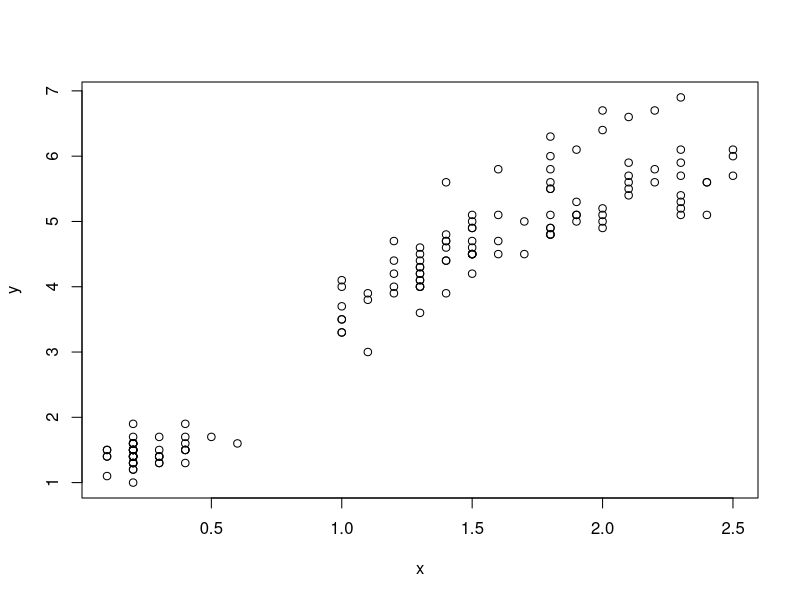
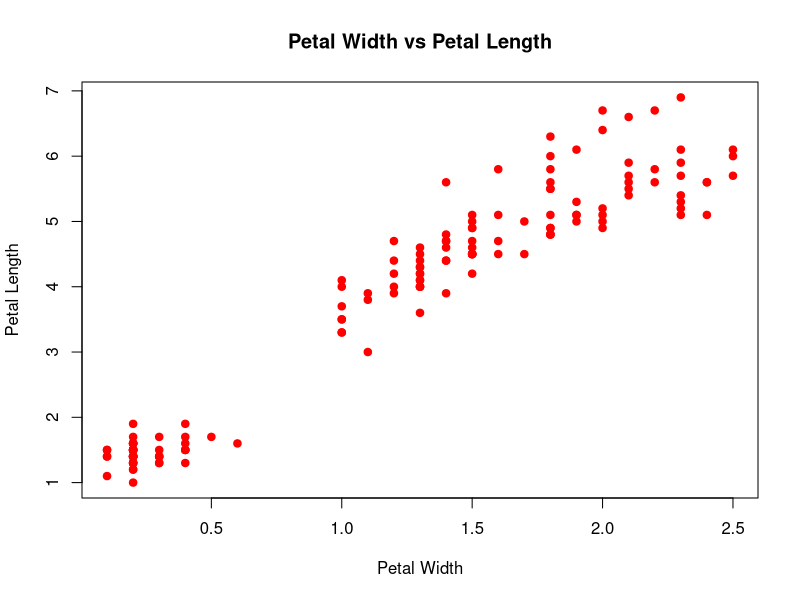
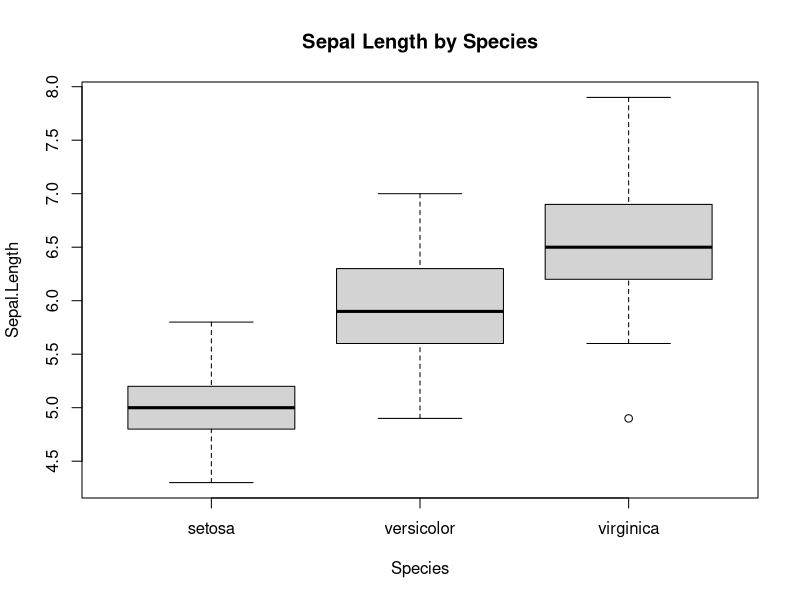
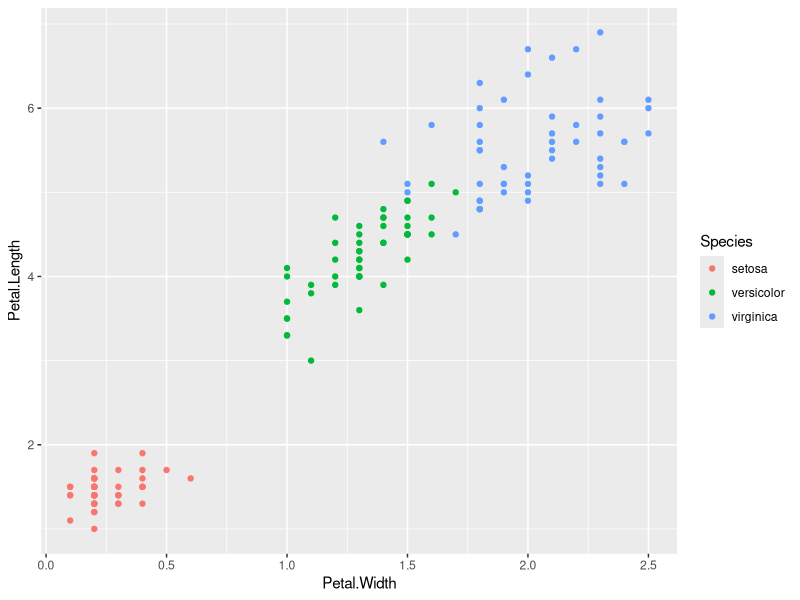
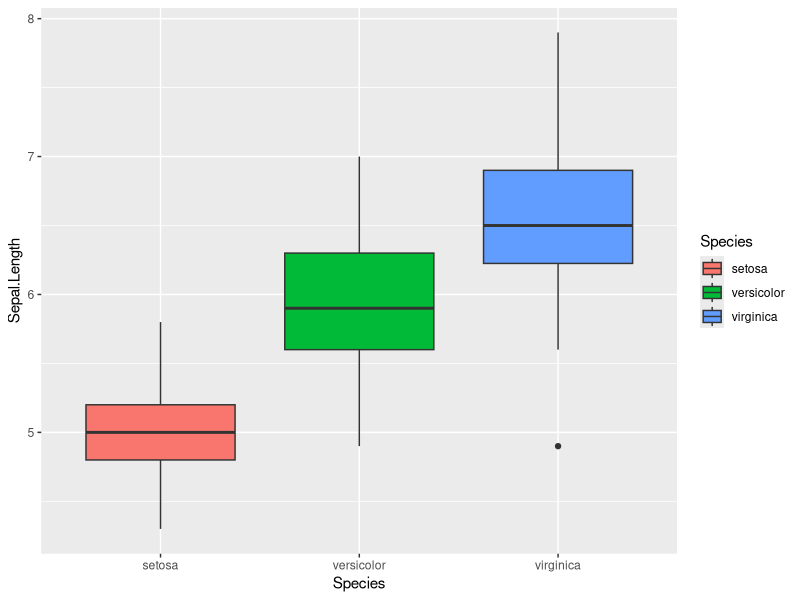
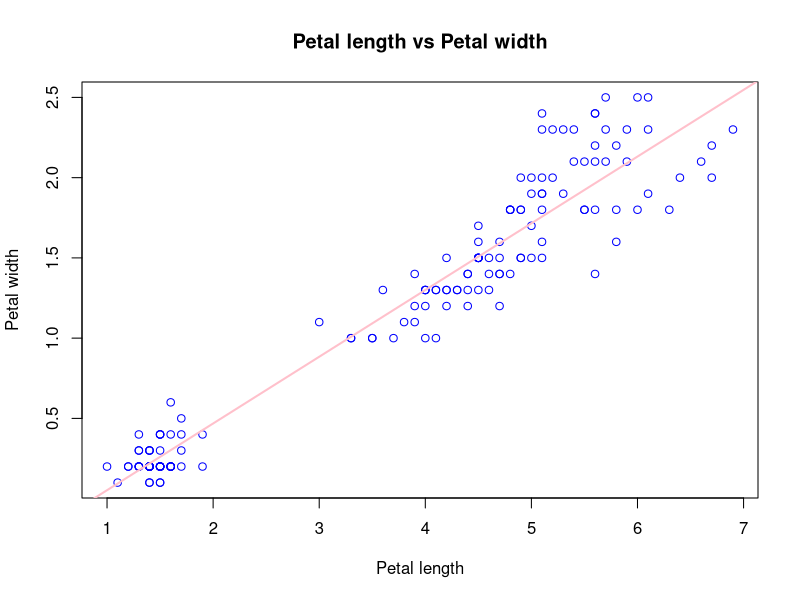

The R script that drew these images, in order:
############################################################
# R Basics Exercise
# Goal: Practice data exploration and visualization
############################################################


# ---------------------------
# 1. Load the Data

library(datasets)
data("iris")
iris

# ---------------------------

# Load the built-in datasets package ((it's built into R, so no need to install it))

  data(iris)
  
  # ---------------------------
# 2. Explore the Data
# ---------------------------

# Display the dataset
iris

# What is the data type of iris? data frame 

class(iris)
  
# Display the first 6 rows
# HINT: Use the `head()` function
head(iris)

# Getiris# Get a summary of the dataset (mean, min, max, etc.)  

summary(iris)

# Show the structure of the dataset (data types, number of rows/columns)  


str(iris)
dim(iris)
  
# ---------------------------
# Question
# ---------------------------

# What is different about the Species column compared to the others? it is factor, not continuous numerical values. 

# ---------------------------
# 3. Factors
# ---------------------------

# Check the class of Species (factor)
class(iris$Species)
  
# What are the levels (categories) of Species? setosa, versicolor, and virginica
levels(iris$Species)
  
# What is a factor in R? is used to represent categorical data (labels, categories) 
  
# ---------------------------
# 4. Assign Variables
# ---------------------------

# Assign petal width and petal length to variables 
x <- iris$Petal.Width
y <- iris$Petal.Length
    
# What type of data is stored in x? numeric 
class(x)
class(y)
    
    
# ---------------------------
# 5. Base R Visualization
# ---------------------------

## 5a. Scatter plot

# Create a scatter plot to display the relationship between petal width and petal length  

plot(x,y)
#or (more detailed)
plot(x, y,
     main = "Petal Width vs Petal Length",
     xlab = "Petal Width",
     ylab = "Petal Length",
     pch = 19,
     col = "red")

# What relationship do you observe? y= 1.08 + 2.23x, a linear relationship 

fit <- lm(y~x, data=iris)
summary(fit)

    
## 5b. Box plot

# Create a boxplot of Sepal Length by Species

boxplot(Sepal.Length~Species, data=iris,
        main="Sepal Length by Species")
    
# Which species has the largest values? virginica 
    
    
# ---------------------------
# 6. Extra Practice: Beautify your plots with ggplot2 
# ---------------------------
  
# first install package ggplot2 and then Load ggplot2
install.packages("ggplot2")
library(ggplot2)

    
# Scatter plot with color by species

ggplot(iris, aes(x = Petal.Width, y = Petal.Length, color = Species)) +
  geom_point()

# Boxplot using ggplot2

ggplot(iris, aes(x = Species, y = Sepal.Length, fill = Species)) +
  geom_boxplot()
    

# ---------------------------
# 7. Extra Practice
# ---------------------------
    

# Compute mean Petal Length for each species (setosa = 1.462, versicolor = 4.260, virginica = 5.552 )
aggregate(Petal.Length ~ Species, data = iris, mean)


# Compute correlation between Petal Length and Width (Pearson's Correlation Coefficient: ~0.9629)

cor(iris$Petal.Length, iris$Petal.Width)
  
# How would you visualize this relationship? highly positively correlated, meaning that the longer the petal, the wider it is too. (longer petals tend to also be wider) 
# What type of plot would you choose? scatter plot (continuous, can visualize a regression better if needed)

a<-iris$Petal.Length
b<-iris$Petal.Width

plot(a,b,
     main="Petal length vs Petal width",
     xlab= "Petal length",
     ylab= "Petal width",
     col="blue",
     )

# Can you add a trend line? linear regression given that Pearsons Coefficient is 0.96
fit1 <- lm(b~a, data=iris)
summary(fit1)
abline(fit1, col="pink",lwd=2)
  
############################################################
# End of Exercise
############################################################
